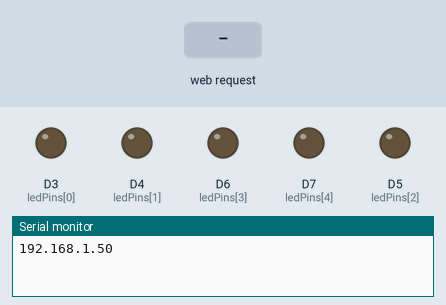
This sketch was run on a simulated ESP8266 (NodeMCU). Parts: output pins drawn as LEDs (lit = HIGH), the last lines printed to the serial monitor. Inputs (shaded band) come from the test bench. WiFi joins after 1.5 s; servers stay silent unless stated; random numbers use the default seed unless the sketch sets one.

Above: at 2.7 s.
2.8 s: HTTP request GET /start received
At 3.8 s:
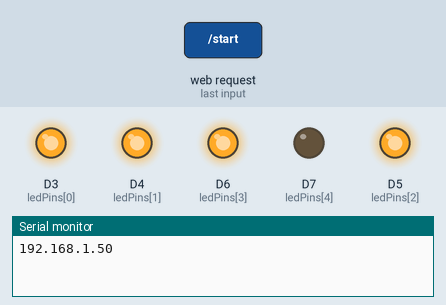
5.8 s: HTTP request GET /start?choice=1 received
At 8.6 s:
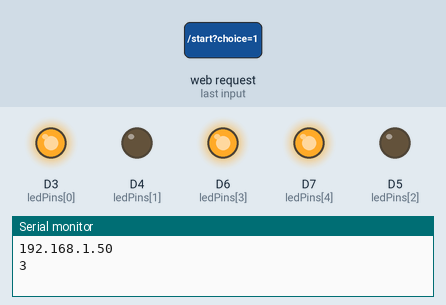
8.8 s: HTTP request GET /start?choice=0 received
At 10.8 s:
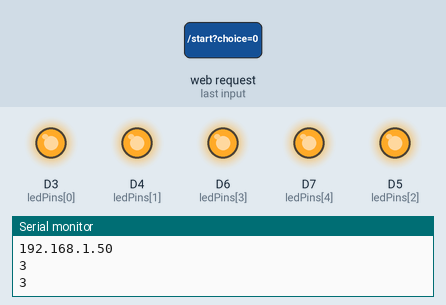
11.4 s: HTTP request GET /start?choice=120 received
Timing chart, 0 to 15.4 s (numbered marks = the images above; inputs shaded):
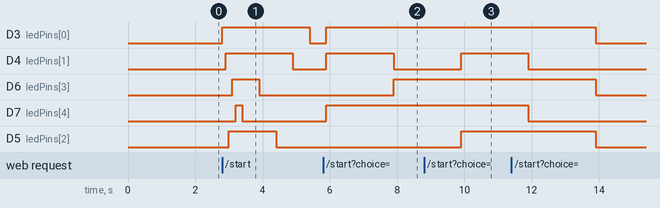

The sketch:

cau1.ino
```cpp
#include <ESP8266WiFi.h>
#include <ESP8266WebServer.h>

const char* ssid = "firebase"; // SSID của Wi-Fi
const char* password = "12345678"; // Mật khẩu Wi-Fi

ESP8266WebServer server(80); // HTTP Server trên cổng 80

// Định nghĩa chân đèn LED
const int ledPins[] = {D3, D4, D5, D6, D7}; // 5 đèn LED
const int numLeds = sizeof(ledPins) / sizeof(ledPins[0]);

int score = 5; // Điểm khởi đầu
int correctAnswer = 0; // Số lượng đèn đúng
unsigned long gameStartTime; // Thời điểm bắt đầu trò chơi
unsigned long maxResponseTime = 2000; // Thời gian cho phép đoán (2 giây)
bool gameInProgress = false; // Trạng thái trò chơi
bool guessMade = false; // Đã đoán
bool isFirst=true;

// Nội dung HTML cho trang web
const char* htmlContent = R"=====(
<!DOCTYPE html>
<html lang="en">
<head>
  <meta charset="UTF-8">
  <meta name="viewport" content="width=device-width, initial-scale=1.0">
  <title>Guess the Number Game</title>
</head>
<body>
  <h1>Guess the Number Game</h1>
  <p>Choose the correct number of lights:</p>
  <div>
    <button onclick="makeGuess(0)">0</button>
    <button onclick="makeGuess(1)">1</button>
    <button onclick="makeGuess(2)">2</button>
  </div>
  <p id="result">Your score: </p>

  <script>
    function makeGuess(choice) {
      fetch('/guess?choice=' + choice)
        .then(response => response.text())
        .then(data => {
          document.getElementById('result').innerText = data;
        })
        .catch(error => {
          console.error('Error:', error);
        });
    }
  </script>
</body>
</html>
)=====";

// Bật đèn LED ngẫu nhiên
void turnOnRandomLeds() {
  if (isFirst){
    for (int i=0; i<5; i++){
      digitalWrite(ledPins[i], HIGH);
      delay(100);
    }
    delay(100);
    for (int i=4; i>=0; i--){
      digitalWrite(ledPins[i], LOW);
      delay(500);
    }
    isFirst=false;
  }
  int count = random()%5+1; // Số lượng ngẫu nhiên từ 1 đến 5
  correctAnswer = count%3; // Số lượng đúng
  for (int i = 0; i < numLeds; i++) {
    digitalWrite(ledPins[i], LOW); // Tắt tất cả đèn trước
  }
  // Bật đèn ngẫu nhiên, không trùng lặp
  bool chosen[numLeds] = {false}; // Mảng để theo dõi đèn đã chọn
  for (int i = 0; i < count; i++) {
    int led;
    do {
      led = rand()%5; // Chọn đèn ngẫu nhiên
    } while (chosen[led]); // Nếu đã chọn thì chọn lại

    chosen[led] = true; // Đánh dấu đèn đã chọn
    digitalWrite(ledPins[led], HIGH); // Bật đèn
  }

  delay(2000); // Thời gian để người chơi quan sát
  for (int i = 0; i < numLeds; i++) {
    digitalWrite(ledPins[i], LOW); // Tắt tất cả đèn
  }
  gameStartTime = millis(); // Lưu thời gian bắt đầu sau khi tắt đèn
  Serial.println(count);
}

// Hàm bắt đầu trò chơi
void handleGameStart() {
  gameInProgress = true; // Đánh dấu trò chơi đang diễn ra
  guessMade = false; // Cho phép đoán
  turnOnRandomLeds(); // Bật đèn ngẫu nhiên
  server.send(200, "text/html", htmlContent); // Gửi trang web cho người chơi
}

// Xử lý yêu cầu đoán
void handleGameGuess() {
  if (!gameInProgress) { // Trò chơi chưa bắt đầu
    server.send(400, "text/html", "Start the game first.");
    return;
  }
  unsigned long currentTime = millis(); // Thời gian hiện tại
  if (currentTime - gameStartTime > maxResponseTime) { // Quá 2 giây
    score -= 1; // Trừ 2 điểm
    server.send(200, "text/html", "Time's up! Score: " + String(score));
  } else { // Nếu đoán trong thời gian
    int guess = server.arg("choice").toInt(); // Lấy dự đoán
    if (guess == correctAnswer) { // Đúng
      score++; // Cộng điểm
      server.send(200, "text/html", "Correct! Score: " + String(score));
    } else { // Sai
      score--; // Trừ điểm
      server.send(200, "text/html", "Wrong! Score: " + String(score));
    }
  }
  if (guessMade) { // Nếu đã đoán, không cho phép đoán lại
    server.send(400, "text/html", "You've already guessed.");
    return;
  }

  guessMade = true; // Đánh dấu đã đoán

  if (score < 0) { // Kết thúc trò chơi khi điểm dưới 0
    gameInProgress = false; // Trò chơi kết thúc
    server.send(200, "text/html", "Game over. Your score is below zero.");
  } else {
    gameInProgress = true; // Tiếp tục trò chơi nếu còn điểm
  }
}

// Cài đặt Wi-Fi và máy chủ
void setup() {
  Serial.begin(115200);
  WiFi.begin(ssid, password);
  while (WiFi.status() != WL_CONNECTED) {
    delay(500);
  }
  Serial.println(WiFi.localIP());
  // Khởi tạo các chân đèn LED
  for (int i = 0; i < numLeds; i++) {
    pinMode(ledPins[i], OUTPUT); // Cài đặt chân LED là OUTPUT
  }

  // Thiết lập máy chủ
  server.on("/start", HTTP_GET, handleGameStart);
  server.on("/guess", HTTP_GET, handleGameGuess);
  server.begin(); // Bắt đầu máy chủ
}

void loop() {
  server.handleClient(); // Xử lý các yêu cầu HTTP
}
```

Measured:
- after the input at 2.8 s, D3 (ledPins[0]): LOW → HIGH at once, → LOW 2.6 s later; D4 (ledPins[1]): LOW → HIGH after 0.10 s, → LOW 2.0 s later; D6 (ledPins[3]): LOW → HIGH after 0.30 s, → LOW 0.80 s later; D7 (ledPins[4]): LOW → HIGH after 0.40 s, → LOW 0.20 s later; D5 (ledPins[2]): LOW → HIGH after 0.20 s, → LOW 1.4 s later
- after the input at 5.8 s, D6 (ledPins[3]): LOW → HIGH after 2.1 s
- after the input at 8.8 s, D4 (ledPins[1]), D5 (ledPins[2]): LOW → HIGH after 1.1 s
